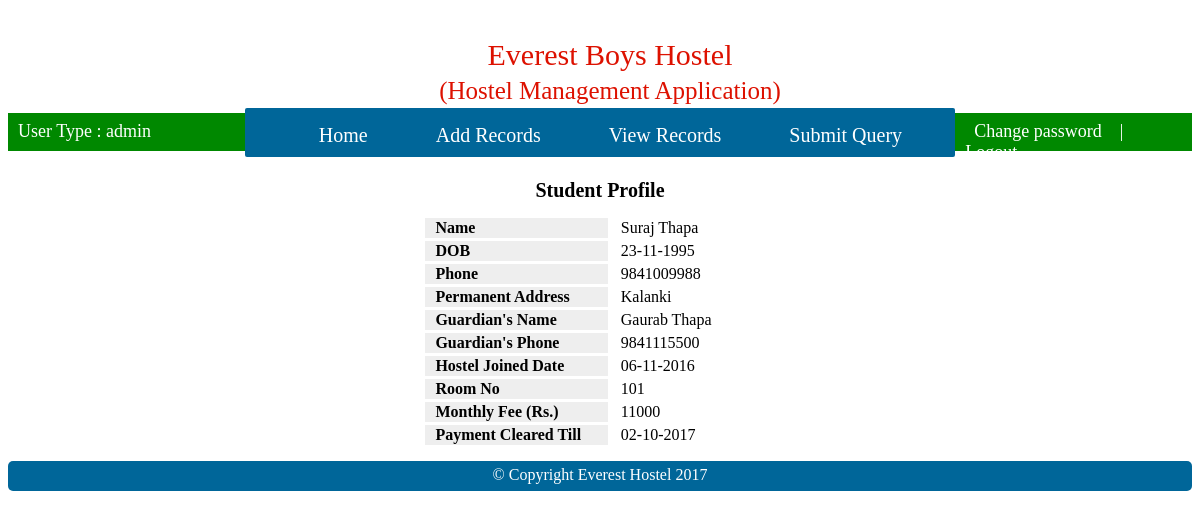
Page /view-more-details.php?id=1 (signed in) on the committed database.
### tables this page shows
CREATE TABLE `tbl_std_info` (
  `id` int(11) NOT NULL,
  `first_name` varchar(50) NOT NULL,
  `middle_name` varchar(50) NOT NULL,
  `last_name` varchar(50) NOT NULL,
  `dob` date NOT NULL,
  `phone` varchar(10) NOT NULL,
  `address_permanent` varchar(100) NOT NULL,
  `guardian_name` varchar(100) NOT NULL,
  `guardian_phone` varchar(10) NOT NULL,
  `hostel_joined_date` date NOT NULL,
  `room_no` int(11) NOT NULL,
  `monthly_fee` int(11) NOT NULL,
  `payment_cleared_till` date NOT NULL,
  `unique_id_thumb` varchar(100) NOT NULL,
  `unique_id_large` varchar(100) NOT NULL,
  `created_at` datetime NOT NULL DEFAULT CURRENT_TIMESTAMP
);

### view-more-details.php (the view, shortened to what this page needs)
<?php
	include('config/db.php');
	$id = $_GET['id'];
	$q = "SELECT * FROM tbl_std_info WHERE id = '$id'";
	$result = mysqli_query($link, $q);
	$row = mysqli_fetch_array($result);
?>
<!DOCTYPE html>
<html>
<head>
	<link rel="stylesheet" type="text/css" href="css/style.css">
</head>
<body>
	<div id="mainwrapper">
		<div class="header">
			<?php
				include("includes/header.php");
			?>
		</div>
		<br clear="all"/>
		<div class="navigation">
			<?php
				include ('includes/navigation.php');
			?>
		</div>
		<br clear="all"/>
		<div class="maincontent">
			<form method="POST" >
				<table align="center" width=30% cellpadding="1" cellspacing="3" bgcolor="#fff">
					<tr>
						<td colspan="2" align="center"><b style="font-size: 20px;">Student Profile</b></td>
					</tr>
					<tr>
						<th align="left"  class="more-details-tbl-1">Name</th>
						<td class="more-details-tbl-2">
							<?php echo $row['first_name'] ." ";
								echo $row['last_name'];
							?>
						</td>
					</tr>
					<tr>
						<th align="left"  class="more-details-tbl-1">DOB</th>
						<td  class="more-details-tbl-2">
							 <?php
						       	$date1 = $row['dob'];
								$date1 = explode('-',$date1);
								$year1 = $date1[0];
								$month1 = $date1[1];
								$day1 = $date1[2];
								echo $day1 . "-" . $month1 . "-" . $year1;
						      ?>
						</td>
					</tr>
					<tr>
						<th align="left"  class="more-details-tbl-1">Phone</th>
						<td  class="more-details-tbl-2"><?php echo $row['phone'] ; ?></td>
					</tr>
					<tr>
						<th align="left" class="more-details-tbl-1">Permanent Address</th>
						<td  class="more-details-tbl-2"><?php echo $row['address_permanent'] ; ?></td>
					</tr>
					<tr>
						<th align="left"  class="more-details-tbl-1">Guardian's Name</th>
						<td  class="more-details-tbl-2"><?php echo $row['guardian_name'] ; ?></td>
					</tr>
					<tr>
						<th align="left" class="more-details-tbl-1">Guardian's Phone</th>
						<td class="more-details-tbl-2"><?php echo $row['guardian_phone'] ; ?></td>
					</tr>
					<tr>
						<th align="left" class="more-details-tbl-1">Hostel Joined Date</th>
						<td class="more-details-tbl-2">
							 <?php
						       	$date2 = $row['hostel_joined_date'];
								$date2 = explode('-',$date2);
								$year2 = $date2[0];
								$month2 = $date2[1];
								$day2 = $date2[2];
								echo $day2 . "-" . $month2 . "-" . $year2;
						      ?>
						</td>
					</tr>
					<tr>
						<th align="left" class="more-details-tbl-1">Room No</th>
						<td class="more-details-tbl-2"><?php echo $row['room_no'] ; ?></td>
					</tr>
					<tr>
						<th align="left" class="more-details-tbl-1">Monthly Fee (Rs.)</th>
						<td class="more-details-tbl-2"><?php echo $row['monthly_fee'] ; ?></td>
					</tr>
					<tr>
						<th align="left" class="more-details-tbl-1">Payment Cleared Till</th>
						<td class="more-details-tbl-2">
							<?php
								$date3 = $row['payment_cleared_till'];
								$date3 = explode('-', $date3);
								$year3 = $date3[0];
								$month3 = $date3[1];
								$day3 = $date3[2];
								echo $day3 . "-" . $month3 . "-" . $year3;
							?>
						</td>
					</tr>
				</table>
			</form>
		</div>
		<div class="footer">
			<?php
				include("includes/footer.php");
			?>
		</div>
		<br clear="all"/>
	</div>
</body>
</html>

### css/style.css (style rules this page uses)
#mainwrapper { margin: 0px; padding: 0px; width: 100%; }
.header { height: 100px; width: 100%; float: left; background-color: #fff; }
.navigation { width: 100%; height: 40px; }
.maincontent { width: 100%; min-height: 200px; }
.footer { height: 30px; width: 100%; float: left; background-color: #069; border-radius: 5px; text-align: center; color: #fff; margin-top: 10px; }
.more-details-tbl-1 { background-color: #eee; padding-left: 10px; font-size: 16px; }
.more-details-tbl-2 { background-color: #fff; padding-left: 10px; font-size: 16px; padding-right: 40px; }

### rows in the picture
tbl_std_info: first_name "Suraj", last_name "Thapa", dob "23", dob "11", dob "1995", phone "9841009988", address_permanent "Kalanki", guardian_name "Gaurab Thapa", guardian_phone "9841115500", hostel_joined_date "06", hostel_joined_date "11", hostel_joined_date "2016", room_no "101", monthly_fee "11000", payment_cleared_till "02", payment_cleared_till "10", payment_cleared_till "2017"

### other values in the picture
$_SESSION['username'] "admin"
